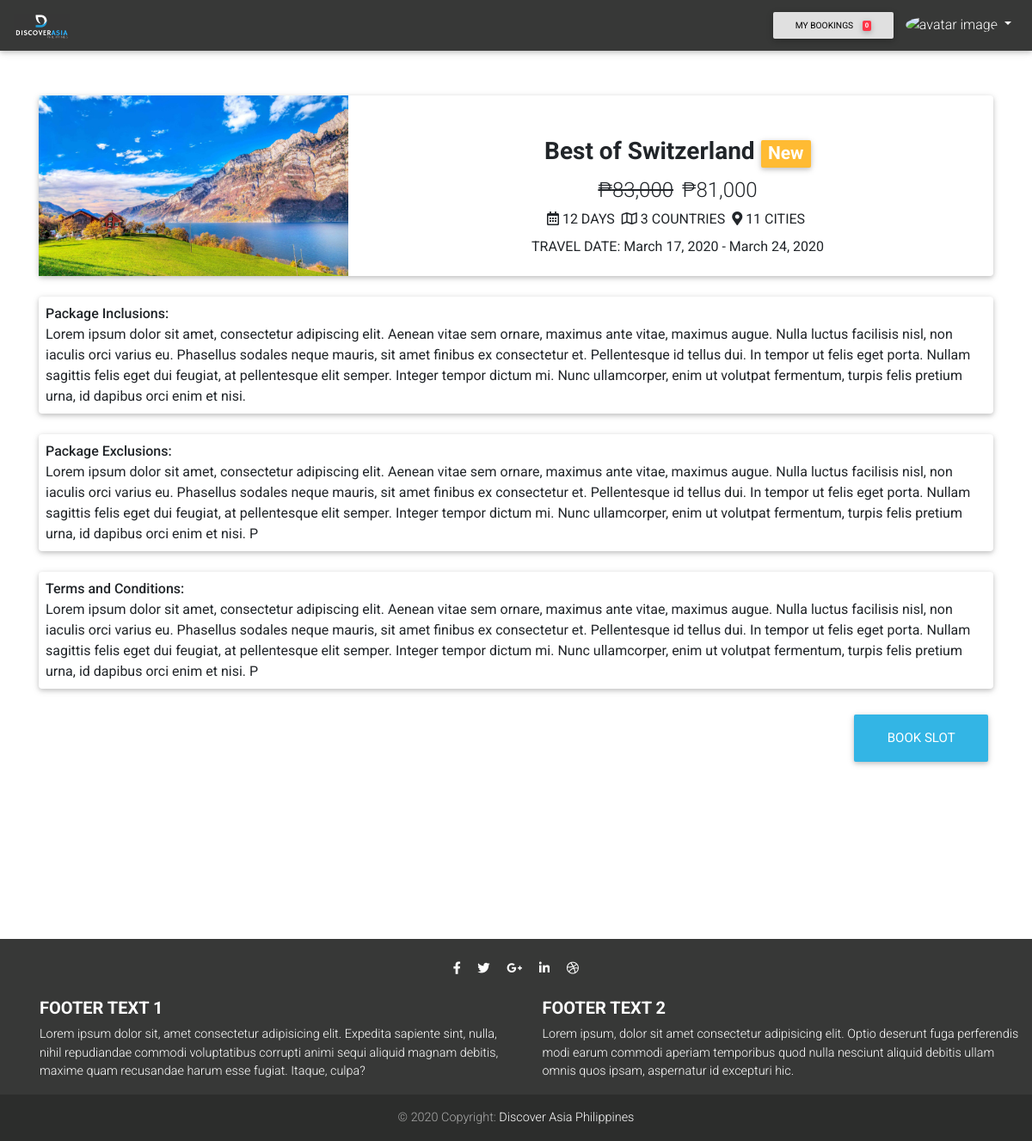
The page /package/8c2b420d-f50f-4996-8d75-fef9831f6d7a/ (signed in) on the database its author committed.
### dap_booking/models.py (models this page shows, shortened)
class Package(models.Model):
    TAG_CHOICES = (
        ('New', 'New'),
        ('Hot', 'Hot'),
    )
    id = models.UUIDField(primary_key=True, default=uuid.uuid4, editable=False)
    package_creator = models.ForeignKey(User, on_delete=models.CASCADE)
    date_created = models.DateTimeField(default=timezone.now)
    title = models.CharField(max_length=100)
    package_display_picture = models.ImageField(default='package_display_pictures/default_package_picture.jpg', upload_to='package_display_pictures')
    num_days = models.IntegerField()
    num_countries = models.IntegerField()
    num_cities = models.IntegerField()
    description = models.TextField(max_length=400)
    price = models.FloatField()
    discounted_price = models.FloatField(blank=True, null=True)
    travel_outbound_flight_date = models.DateField(default=timezone.now)
    travel_inbound_flight_date = models.DateField(default=return_flight)
    inclusions = models.TextField(max_length=500)
    exclusions = models.TextField(max_length=500)
    terms_and_conditions = models.TextField(max_length=500)
    tag = models.CharField(choices=TAG_CHOICES, default='New', max_length=10, blank=True)

### dap_booking/views.py (the view)
# urls.py: path('package/<str:pk>/', views.PackageDetailView.as_view(), name='package'),
class PackageDetailView(DetailView):
    model = Package
    template_name = 'dap_booking/package.html'

### templates/dap_booking/package.html
{% extends 'base.html' %}
{% load crispy_forms_tags %}
{% load humanize %}
{% block content %}
    <div class="row justify-content-center">
        <div class="container mt-5">
          <div class="row mb-4">
              <div class="col">
                  <div class="card booking-card">
                        <div class="media">
                          <img class="d-flex mr-3" src="{{ package.package_display_picture.url }}" style="width: 360px; height: 210px">
                          <div class="media-body">
                            <div class="row mt-5">
                                <div class="col">
                                    <h3 class="card-title font-weight-bold text-center">{{ package.title }} <span class="badge badge-warning">New</span></h3>
                                    <h4 class="mb-2 text-center">
                                        {% if package.discounted_price %}
                                            <span class="mr-1"><del>₱{{ package.price|floatformat:0|intcomma }}</del></span>
                                            <span>₱{{ package.discounted_price|floatformat:0|intcomma }}</span>
                                        {% else %}
                                            <span>₱{{ package.price|floatformat:0|intcomma }}</span>
                                        {% endif %}
                                    </h4>
                                    <ul class="list-unstyled list-inline rating mb-2 text-center">
                                      <li class="list-inline-item mr-1 font-large"><i class="far fa-calendar-alt mr-1"></i>{{ package.num_days }} DAYS</li>
                                      <li class="list-inline-item mr-1 font-large"><i class="far fa-map mr-1"></i>{{ package.num_countries }} COUNTRIES</li>
                                      <li class="list-inline-item mr-1 font-large"><i class="fas fa-map-marker-alt mr-1"></i>{{ package.num_cities }} CITIES</li>
                                    </ul>
                                    <p class="text-center">TRAVEL DATE: {{ package.travel_outbound_flight_date }} - {{ package.travel_inbound_flight_date }}</p>
                                </div>
                            </div>
                          </div>
                        </div>
                  </div>
              </div>
          </div>
          <div class="row mb-4">
              <div class="col">
                  <div class="card booking-card p-2">
                      <strong>Package Inclusions:</strong>  {{ package.inclusions }}
                  </div>
              </div>
          </div>
          <div class="row mb-4">
              <div class="col">
                  <div class="card booking-card p-2">
                      <strong>Package Exclusions:</strong>  {{ package.exclusions }}
                  </div>
              </div>
          </div>
          <div class="row mb-4">
              <div class="col">
                  <div class="card booking-card p-2">
                      <strong>Terms and Conditions:</strong>  {{ package.terms_and_conditions }}
                  </div>
              </div>
          </div>
          <div class="row">
                  <div class="col" style="display:flex; justify-content: flex-end">
                      <a href="{% url 'dap_booking:purchase' package.id %}"><button class="btn btn-info btn-lg">BOOK SLOT</button></a>
                  </div>
          </div>
        </div>
    </div>
{% endblock content %}

### rows shown on the page
Package: package_display_picture (picture), title "Best of Switzerland", price "83,000", discounted_price "81,000", num_days "12", num_countries "3", num_cities "11", travel_outbound_flight_date "March 17, 2020", travel_inbound_flight_date "March 24, 2020", inclusions "Lorem ipsum dolor sit amet, consectetur adipiscing elit. Aenean vitae sem ornare, maximus ante vitae, maximus augue. Nulla luctus facilisis nisl, non iaculis orci varius eu. Phasellus sodales neque mauris, sit amet finibus ex consectetur et. Pellentesque id tellus dui. In tempor ut felis eget porta. Nullam sagittis felis eget dui feugiat, at pellentesque elit semper. Integer tempor dictum mi. Nunc ullamcorper, enim ut volutpat fermentum, turpis felis pretium urna, id dapibus orci enim et nisi.", exclusions "Lorem ipsum dolor sit amet, consectetur adipiscing elit. Aenean vitae sem ornare, maximus ante vitae, maximus augue. Nulla luctus facilisis nisl, non iaculis orci varius eu. Phasellus sodales neque mauris, sit amet finibus ex consectetur et. Pellentesque id tellus dui. In tempor ut felis eget porta. Nullam sagittis felis eget dui feugiat, at pellentesque elit semper. Integer tempor dictum mi. Nunc ullamcorper, enim ut volutpat fermentum, turpis felis pretium urna, id dapibus orci enim et nisi. P", terms_and_conditions "Lorem ipsum dolor sit amet, consectetur adipiscing elit. Aenean vitae sem ornare, maximus ante vitae, maximus augue. Nulla luctus facilisis nisl, non iaculis orci varius eu. Phasellus sodales neque mauris, sit amet finibus ex consectetur et. Pellentesque id tellus dui. In tempor ut felis eget porta. Nullam sagittis felis eget dui feugiat, at pellentesque elit semper. Integer tempor dictum mi. Nunc ullamcorper, enim ut volutpat fermentum, turpis felis pretium urna, id dapibus orci enim et nisi. P"
